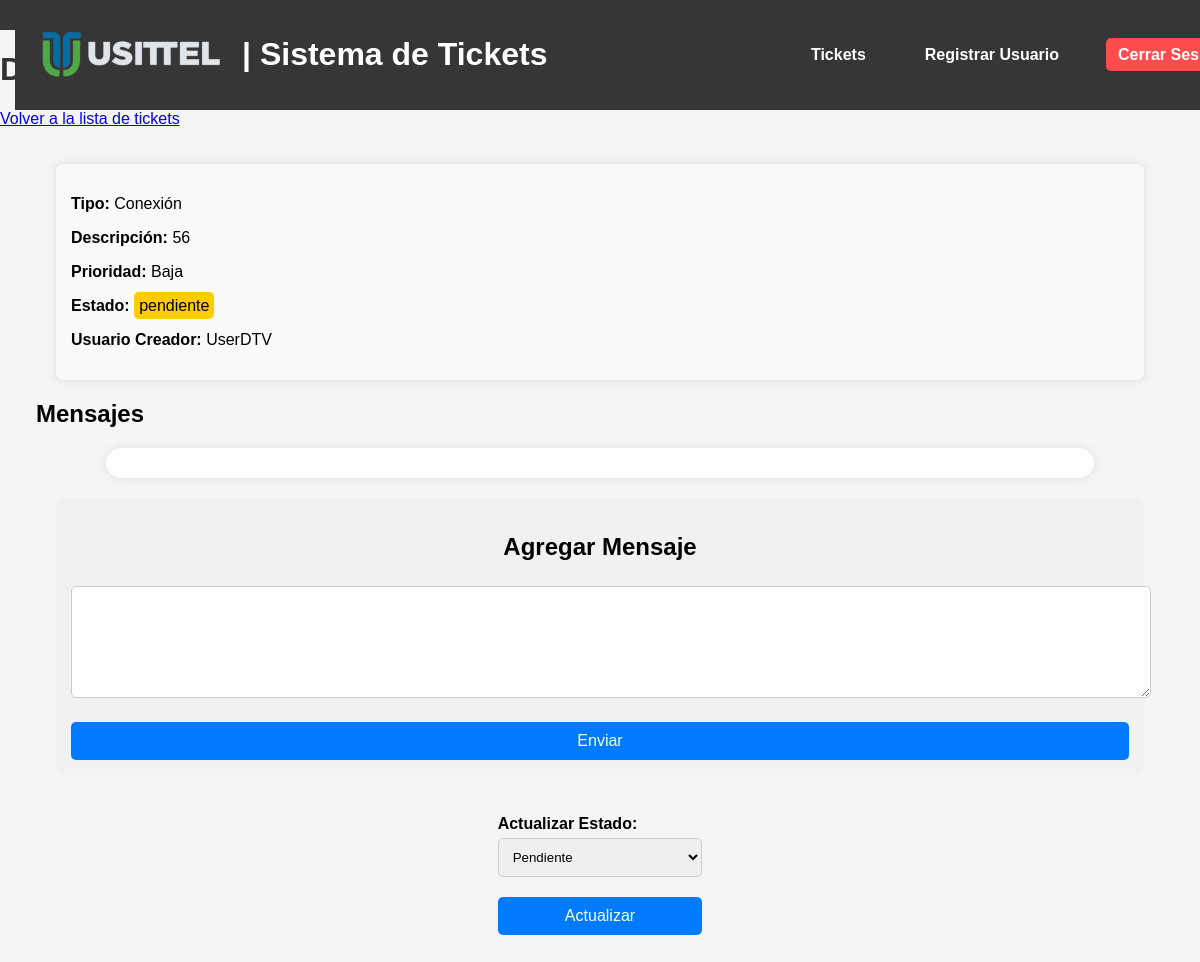
Before: /ticket/66 (signed in) with the older database file.
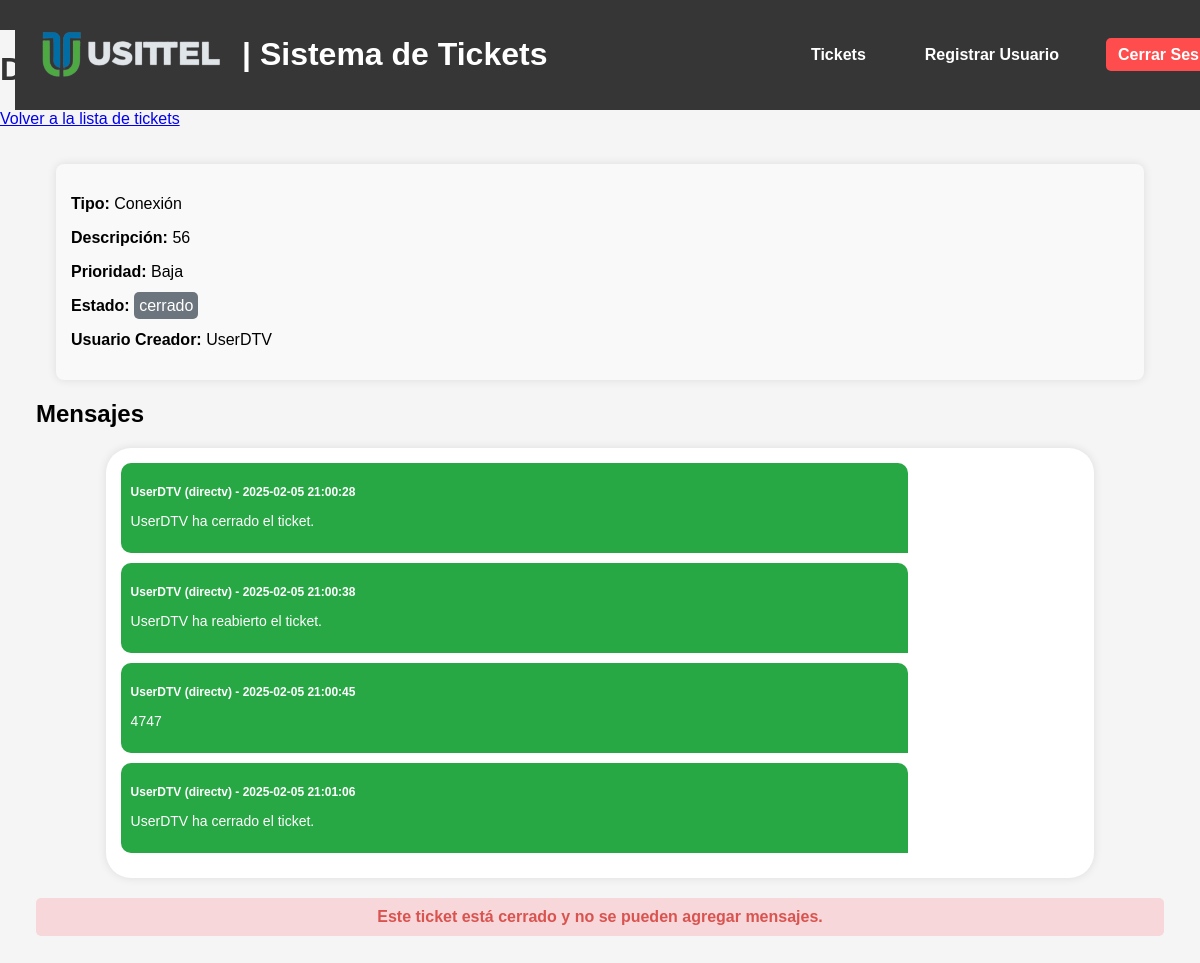
After: the same page with the newer database file.
### tables this page shows
CREATE TABLE tickets (
    id INTEGER PRIMARY KEY AUTOINCREMENT,
    tipo TEXT NOT NULL,
    descripcion TEXT NOT NULL,
    prioridad TEXT NOT NULL,
    fecha_creacion DATETIME DEFAULT CURRENT_TIMESTAMP,
    usuario_creador TEXT NOT NULL,
    notas TEXT,
    archivo TEXT
, usuario_asignado TEXT, estado TEXT DEFAULT 'pendiente');

CREATE TABLE messages (
    id INTEGER PRIMARY KEY AUTOINCREMENT,
    ticket_id INTEGER NOT NULL,
    usuario TEXT NOT NULL,
    rol TEXT NOT NULL,
    mensaje TEXT NOT NULL,
    fecha TIMESTAMP DEFAULT CURRENT_TIMESTAMP,
    FOREIGN KEY (ticket_id) REFERENCES tickets (id)
);

### app.py (the view)
@app.route('/ticket/<int:id>', methods=['GET'])
@login_required
def view_ticket(id):
    conn = get_db_connection()
    ticket = conn.execute('SELECT * FROM tickets WHERE id = ?', (id,)).fetchone()
    messages = conn.execute('SELECT * FROM messages WHERE ticket_id = ? ORDER BY fecha ASC', (id,)).fetchall()
    conn.close()
    if not ticket:
        return "Ticket no encontrado", 404
    return render_template('view_ticket.html', ticket=ticket, messages=messages, current_user=current_user)

### app.py (called while the page is built)
def get_db_connection():
    conn = sqlite3.connect('database.db', timeout=10)  # Espera hasta 10 segundos si la base de datos está bloqueada
    conn.row_factory = sqlite3.Row
    return conn

@login_manager.user_loader
def load_user(user_id):
    conn = get_db_connection()
    user = conn.execute('SELECT * FROM users WHERE id = ?', (user_id,)).fetchone()
    conn.close()
    if user:
        return User(id=user['id'], username=user['username'], role=user['role'])
    return None

### templates/view_ticket.html (shortened to what this page needs)
{% extends "base.html" %}
{% block content %}
<h1>Detalles del Ticket #{{ ticket['id'] }}</h1>
<nav>
    <a href="/tickets" class="btn-back">Volver a la lista de tickets</a>
</nav>
<div style="margin: 3%">
    <div class="ticket-details">
        <p><strong>Tipo:</strong> {{ ticket['tipo'] }}</p>
        <p><strong>Descripción:</strong> {{ ticket['descripcion'] }}</p>
        <p><strong>Prioridad:</strong> {{ ticket['prioridad'] }}</p>
        <p><strong>Estado:</strong> <span class="estado-{{ ticket['estado']|lower }}">{{ ticket['estado'] }}</span></p>
        <p><strong>Usuario Creador:</strong> {{ ticket['usuario_creador'] }}</p>
    </div>
    <h2>Mensajes</h2>
    <div class="chat-container">
        {% for message in messages %}
        <div class="message {% if message['rol'] == 'usittel' %}usittel-message{% else %}directv-message{% endif %}">
            <p class="message-user"><strong>{{ message['usuario'] }} ({{ message['rol'] }})</strong> - {{ message['fecha'] }}</p>
            <p class="message-text">{{ message['mensaje'] }}</p>
        </div>
        {% endfor %}
    </div>
    {% if ticket['estado'].lower() != 'cerrado' %}
    <div class="message-form">
        <h2>Agregar Mensaje</h2>
        <form method="POST" action="{{ url_for('add_message', ticket_id=ticket['id']) }}">
            <textarea name="mensaje" rows="6" required></textarea><br>
            <button type="submit" class="btn-action">Enviar</button>
        </form>
    </div>
    {% else %}
    <p class="closed-ticket-message"><strong>Este ticket está cerrado y no se pueden agregar mensajes.</strong></p>
    {% endif %}
    <div class="actions-container">
        {% if current_user.role == 'usittel' and ticket.estado != 'cerrado' %}
        <form action="{{ url_for('update_ticket', id=ticket.id) }}" method="POST">
            <label for="estado">Actualizar Estado:</label>
            <select name="estado" required>
                <option value="pendiente" {% if ticket.estado == 'pendiente' %}selected{% endif %}>Pendiente</option>
            </select>
            <button type="submit" class="btn-action">Actualizar</button>
        </form>
        {% endif %}
    </div>
</div>
{% endblock %}

### templates/base.html (shortened to what this page needs)
<!DOCTYPE html>
<html lang="es">
<head>
    <link rel="stylesheet" href="{{ url_for('static', filename='styles.css') }}">
</head>
<body>
    <header>
        {% include 'header.html' %}
    </header>
    <div class="container">
        {% block content %}{% endblock %}
    </div>
</body>
</html>

### templates/header.html (shortened to what this page needs)
<!DOCTYPE html>
<html lang="es">
<head>
    <link rel="stylesheet" href="{{ url_for('static', filename='styles.css') }}">
</head>
<body>
    <header class="navbar">
        <div class="container">
            <div class="logo-container">
                <img src="{{ url_for('static', filename='logo.png') }}" alt="Usittel Logo" class="logo-img">
                <h1 class="logo-text">| Sistema de Tickets</h1>
            </div>
            <nav>
                <ul>
                    <li><a href="{{ url_for('tickets') }}">Tickets</a></li>
                    {% if current_user.role == 'usittel' %}
                        <li><a href="{{ url_for('register') }}">Registrar Usuario</a></li>
                    {% endif %}
                    <li><a href="{{ url_for('logout') }}" class="logout-btn">Cerrar Sesión</a></li>
                </ul>
            </nav>
        </div>
    </header>
</body>
</html>

### static/styles.css (style rules this page uses)
body { font-family: Arial, sans-serif; margin: 0; padding: 0; background-color: #f5f5f5; }
header { background-color: #363637; color: white; padding: 15px; display: flex; justify-content: space-between; align-items: center; }
header nav a { color: white; text-decoration: none; margin-left: 15px; }
.ticket-details { background: #f9f9f9; padding: 15px; margin: 20px; border-radius: 8px; box-shadow: 0 0 10px rgba(0, 0, 0, 0.1); }
h1 { color: #333; }
.navbar nav ul { list-style: none; margin: 0; padding: 0; display: flex; }
.navbar nav ul li { margin-left: 20px; }
.navbar nav ul li a { color: white; text-decoration: none; font-size: 16px; }
.navbar { background: #363637; color: white; padding: 15px 20px; position: fixed; top: 0; width: 100%; z-index: 1000; display: flex; justify-content: center; align-items: center; }
.logo-text { color: white; }
.navbar .container { display: flex; justify-content: space-between; align-items: center; width: 100%; max-width: 1200px; margin: 0 auto; }
.logo-container { display: flex; align-items: center; }
.logo-img { height: 50px; margin-right: 15px; }
.navbar nav ul li a { color: white; text-decoration: none; font-size: 16px; font-weight: bold; padding: 8px 12px; transition: background 0.3s ease; border-radius: 5px; }
.logout-btn { background: #ff4d4d; padding: 8px 12px; border-radius: 5px; font-weight: bold; }
.estado-cerrado { background: #6c757d; color: white; padding: 5px; border-radius: 5px; }
.message-text { font-size: 14px; }
.chat-container { max-width: 85%; margin: 20px auto; padding: 15px; border-radius: 25px; background: #ffffff; box-shadow: 0 0 10px rgba(0, 0, 0, 0.1); }
.message { padding: 12px; border-radius: 8px; margin-bottom: 10px; max-width: 80%; font-size: 14px; }
.directv-message { background-color: #28a745; color: white; align-self: flex-end; border-radius: 10px 10px 0 10px; padding: 10px; }
.message-user { font-size: 12px; font-weight: bold; margin-bottom: 5px; }
.closed-ticket-message { text-align: center; font-weight: bold; color: #d9534f; background: #f8d7da; padding: 10px; border-radius: 5px; }

Changed rows visible on the page:
changed tickets "Conexión": estado "pendiente" → "cerrado"; estado "Pendiente" → (not shown)
added messages: usuario "UserDTV", rol "directv", fecha "2025-02-05 21:00:28", mensaje "UserDTV ha cerrado el ticket."
added messages: usuario "UserDTV", rol "directv", fecha "2025-02-05 21:00:38", mensaje "UserDTV ha reabierto el ticket."
added messages: usuario "UserDTV", rol "directv", fecha "2025-02-05 21:00:45", mensaje "4747"
added messages: usuario "UserDTV", rol "directv", fecha "2025-02-05 21:01:06", mensaje "UserDTV ha cerrado el ticket."
Other visible differences:
text no longer shown: "Agregar Mensaje Enviar Actualizar Estado: Actualizar"
text now shown: "Este ticket está cerrado y no se pueden agregar mensajes."
